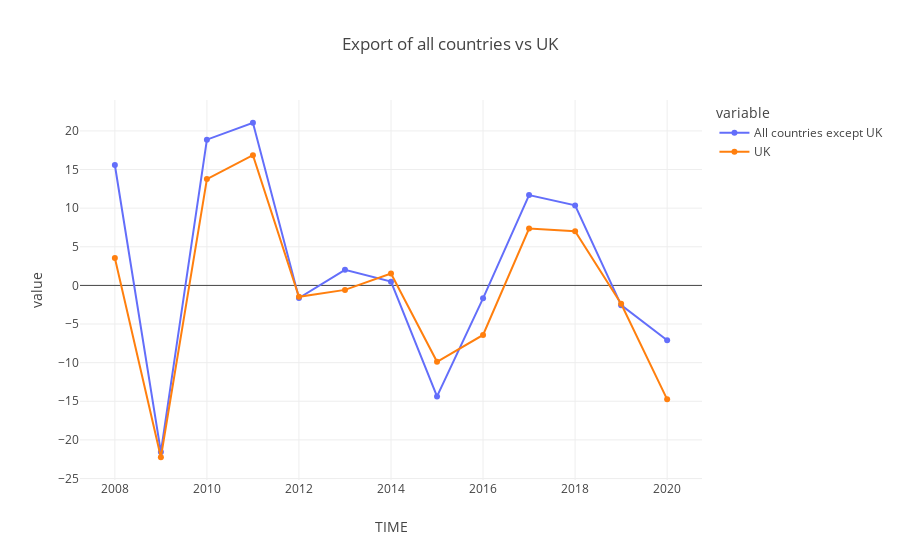

The notebook cell saved with this chart:
### Code cell
#dataframe: export all countries vs UK in percentage change compared to previous period

df_ex_all_gbr = df_ex_percent_all[(df_ex_percent_all.LOCATION == 'GBR')]    # only value of UK
df_ex_all_other = df_ex_percent_all[(df_ex_percent_all.LOCATION != 'GBR')]  # value of all countries except UK

#take the yearly average value of all other countries except UK
df_ex_all_avg = df_ex_all_other.groupby('TIME').mean()
df_ex_all_avg = df_ex_all_avg.rename(columns={'Value': 'All countries except UK'})

#plotting
fig_ex_base_all = px.line(df_ex_all_avg, title='Export of all countries vs UK', markers=True)
fig_ex_base_all.add_scatter(x=df_ex_all_gbr['TIME'], y=df_ex_all_gbr['Value'], mode='lines+markers', name='UK')
fig_ex_base_all.update_layout(template=None, autosize=False)

fig_ex_base_all.show()

### Figure 1 — Plotly figure (JSON) as saved in the notebook; plotly's stock layout.template omitted (floating-point values rounded to 4 significant figures)
{"data": [{"hovertemplate": "variable=All countries except UK<br>TIME=%{x}<br>value=%{y}<extra></extra>", "legendgroup": "All countries except UK", "line": {"color": "#636efa", "dash": "solid"}, "marker": {"symbol": "circle"}, "mode": "lines+markers", "name": "All countries except UK", "orientation": "v", "showlegend": true, "type": "scatter", "x": [2008, 2009, 2010, 2011, 2012, 2013, 2014, 2015, 2016, 2017, 2018, 2019, 2020], "xaxis": "x", "y": [15.59, -21.58, 18.87, 21.06, -1.633, 2.014, 0.4883, -14.37, -1.673, 11.7, 10.36, -2.556, -7.102], "yaxis": "y"}, {"mode": "lines+markers", "name": "UK", "type": "scatter", "x": [2008, 2009, 2010, 2011, 2012, 2013, 2014, 2015, 2016, 2017, 2018, 2019, 2020], "y": [3.54, -22.25, 13.77, 16.86, -1.477, -0.582, 1.532, -9.888, -6.413, 7.362, 7.022, -2.386, -14.75]}], "layout": {"autosize": false, "legend": {"title": {"text": "variable"}, "tracegroupgap": 0}, "title": {"text": "Export of all countries vs UK"}, "xaxis": {"anchor": "y", "domain": [0, 1], "title": {"text": "TIME"}}, "yaxis": {"anchor": "x", "domain": [0, 1], "title": {"text": "value"}}}}
